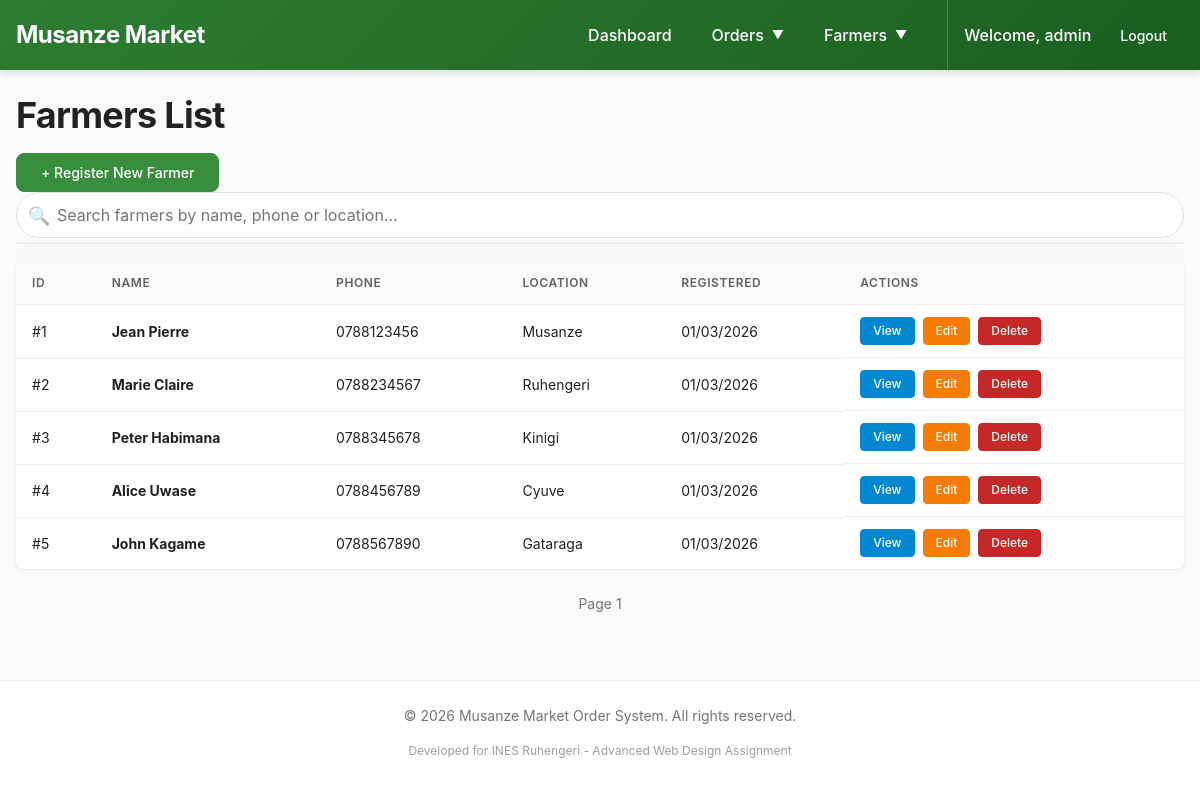
Screenshot of /public/index.php?page=farmers&action=index (signed in) with the database file from the repository.
### tables this page shows
CREATE TABLE farmers (
    id INT PRIMARY KEY AUTO_INCREMENT,
    full_name VARCHAR(100) NOT NULL,
    phone VARCHAR(20) NOT NULL,
    location VARCHAR(100),
    created_at TIMESTAMP DEFAULT CURRENT_TIMESTAMP,
    INDEX idx_phone (phone),
    INDEX idx_name (full_name)
);

### app/controllers/FarmerController.php (called while the page is built, shortened)
<?php
require_once __DIR__ . '/../models/Farmer.php';
class FarmerController extends AuthController {
    private $farmerModel;
    public function __construct() {
        $this->farmerModel = new Farmer();
    }
    public function index() {
        $page = $_GET['p'] ?? 1;
        $limit = 20;
        $offset = ($page - 1) * $limit;
        $farmers = $this->farmerModel->getAll($limit, $offset);
        require_once __DIR__ . '/../views/farmers/list.php';
    }
}
?>

### app/config/database.php (called while the page is built, shortened)
<?php
class Database {
    private static $instance = null;
    private $connection;
    public static function getInstance() {
        if (self::$instance === null) {
            self::$instance = new self();
        }
        return self::$instance;
    }
    private function connect() {
        try {
            $this->connection = new mysqli(DB_HOST, DB_USER, DB_PASS, DB_NAME);
            $this->connection->set_charset("utf8mb4");
        } catch (Exception $e) {
            die("Database connection error: " . $e->getMessage());
        }
    }
    public function getConnection() {
        return $this->connection;
    }
}
?>

### app/models/Farmer.php (called while the page is built, shortened)
<?php
require_once __DIR__ . '/../config/database.php';
class Farmer {
    private $conn;
    public function __construct() {
        $this->db = Database::getInstance();
        $this->conn = $this->db->getConnection();
    }
    public function getAll($limit = null, $offset = 0) {
        $sql = "SELECT * FROM farmers ORDER BY created_at DESC";
        if ($limit !== null) {
            $sql .= " LIMIT ? OFFSET ?";
            $stmt = $this->conn->prepare($sql);
            $stmt->bind_param("ii", $limit, $offset);
            $stmt->execute();
            $result = $stmt->get_result();
        } else {
            $result = $this->conn->query($sql);
        }
        return $result->fetch_all(MYSQLI_ASSOC);
    }
}
?>

### app/views/farmers/list.php (the view, shortened to what this page needs)
<?php
require_once __DIR__ . '/../layouts/header.php';
?>
<div class="list-container">
    <div class="list-header">
        <h1>Farmers List</h1>
        <a href="<?= BASE_URL ?>/index.php?page=farmers&action=register"
           class="btn btn-primary">
            + Register New Farmer
        </a>
    </div>
    <div class="search-section">
        <div class="search-bar">
            <input type="text"
                   id="searchFarmers"
                   placeholder="Search farmers by name, phone or location..."
                   class="search-input">
            <div id="searchResults" class="search-results"></div>
        </div>
    </div>
    <?php if (empty($farmers)): ?>
        <div class="empty-state">
            <p>No farmers registered yet</p>
            <a href="<?= BASE_URL ?>/index.php?page=farmers&action=register"
               class="btn btn-primary">
                Register Your First Farmer
            </a>
        </div>
    <?php else: ?>
        <div class="table-responsive">
            <table class="table">
                <thead>
                    <tr>
                        <th>ID</th>
                        <th>Name</th>
                        <th>Phone</th>
                        <th>Location</th>
                        <th>Registered</th>
                        <th>Actions</th>
                    </tr>
                </thead>
                <tbody>
                    <?php foreach ($farmers as $farmer): ?>
                        <tr>
                            <td>#<?= $farmer['id'] ?></td>
                            <td>
                                <strong><?= htmlspecialchars($farmer['full_name']) ?></strong>
                            </td>
                            <td><?= htmlspecialchars($farmer['phone']) ?></td>
                            <td><?= htmlspecialchars($farmer['location'] ?: '-') ?></td>
                            <td><?= date('d/m/Y', strtotime($farmer['created_at'])) ?></td>
                            <td class="actions">
                                <a href="<?= BASE_URL ?>/index.php?page=farmers&action=view&id=<?= $farmer['id'] ?>"
                                   class="btn btn-sm btn-info">
                                    View
                                </a>
                                <a href="<?= BASE_URL ?>/index.php?page=farmers&action=edit&id=<?= $farmer['id'] ?>"
                                   class="btn btn-sm btn-warning">
                                    Edit
                                </a>
                                <a href="#"
                                   onclick="confirmDelete(<?= $farmer['id'] ?>, '<?= htmlspecialchars($farmer['full_name']) ?>')"
                                   class="btn btn-sm btn-danger">
                                    Delete
                                </a>
                            </td>
                        </tr>
                    <?php endforeach; ?>
                </tbody>
            </table>
        </div>
        <div class="pagination">
            <span class="page-info">Page <?= $page ?></span>
        </div>
    <?php endif; ?>
</div>
<?php require_once __DIR__ . '/../layouts/footer.php'; ?>

### rows the page displays
farmers: id "1", full_name "Jean Pierre", phone "0788123456", location "Musanze", created_at "01/03/2026"
farmers: id "2", full_name "Marie Claire", phone "0788234567", location "Ruhengeri", created_at "01/03/2026"
farmers: id "3", full_name "Peter Habimana", phone "0788345678", location "Kinigi", created_at "01/03/2026"
farmers: id "4", full_name "Alice Uwase", phone "0788456789", location "Cyuve", created_at "01/03/2026"
farmers: id "5", full_name "John Kagame", phone "0788567890", location "Gataraga", created_at "01/03/2026"

### other values shown
$_SESSION['username'] "admin"
$page "1"
